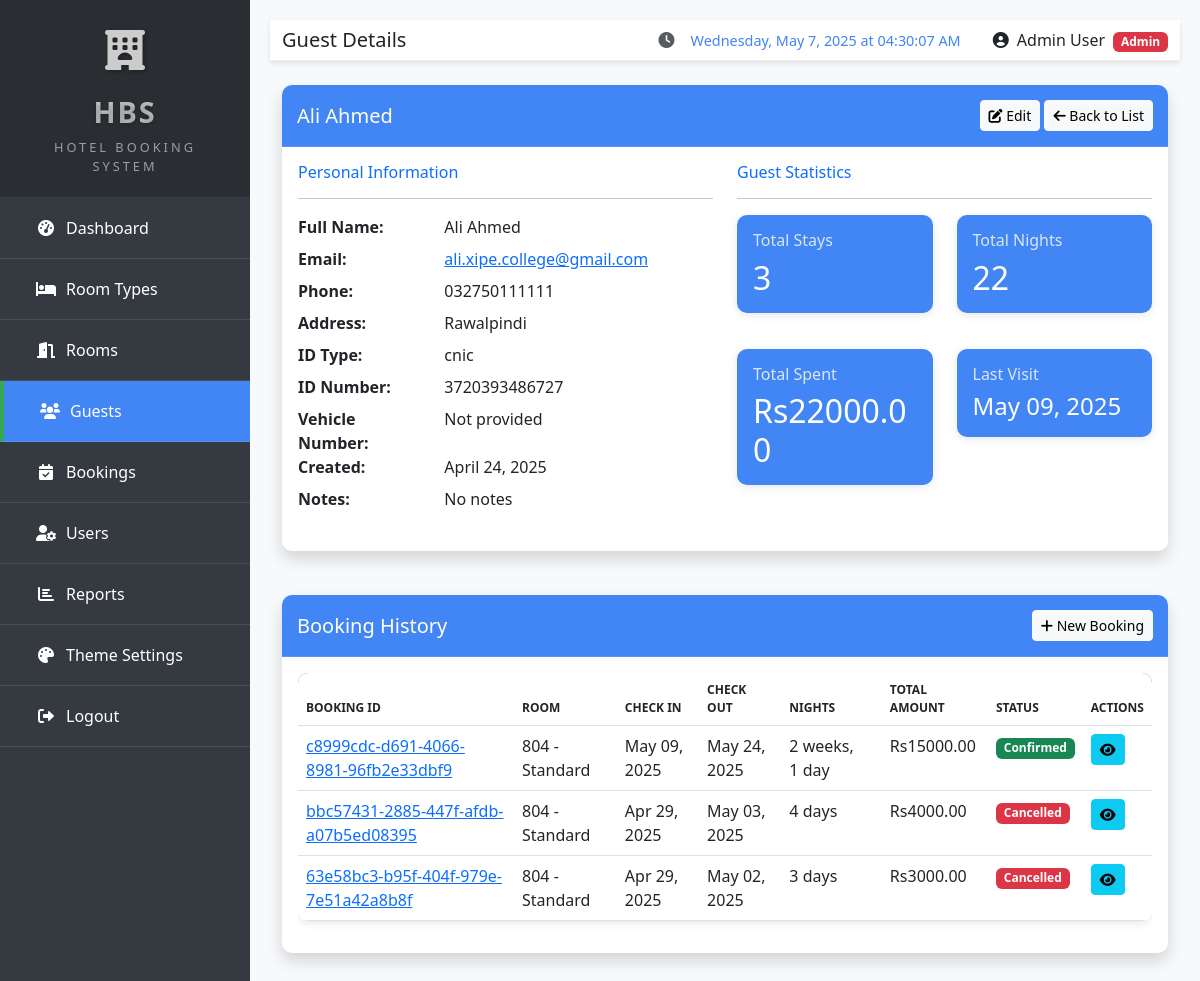
The app's page /hotel/guests/7/ (signed in), older data.
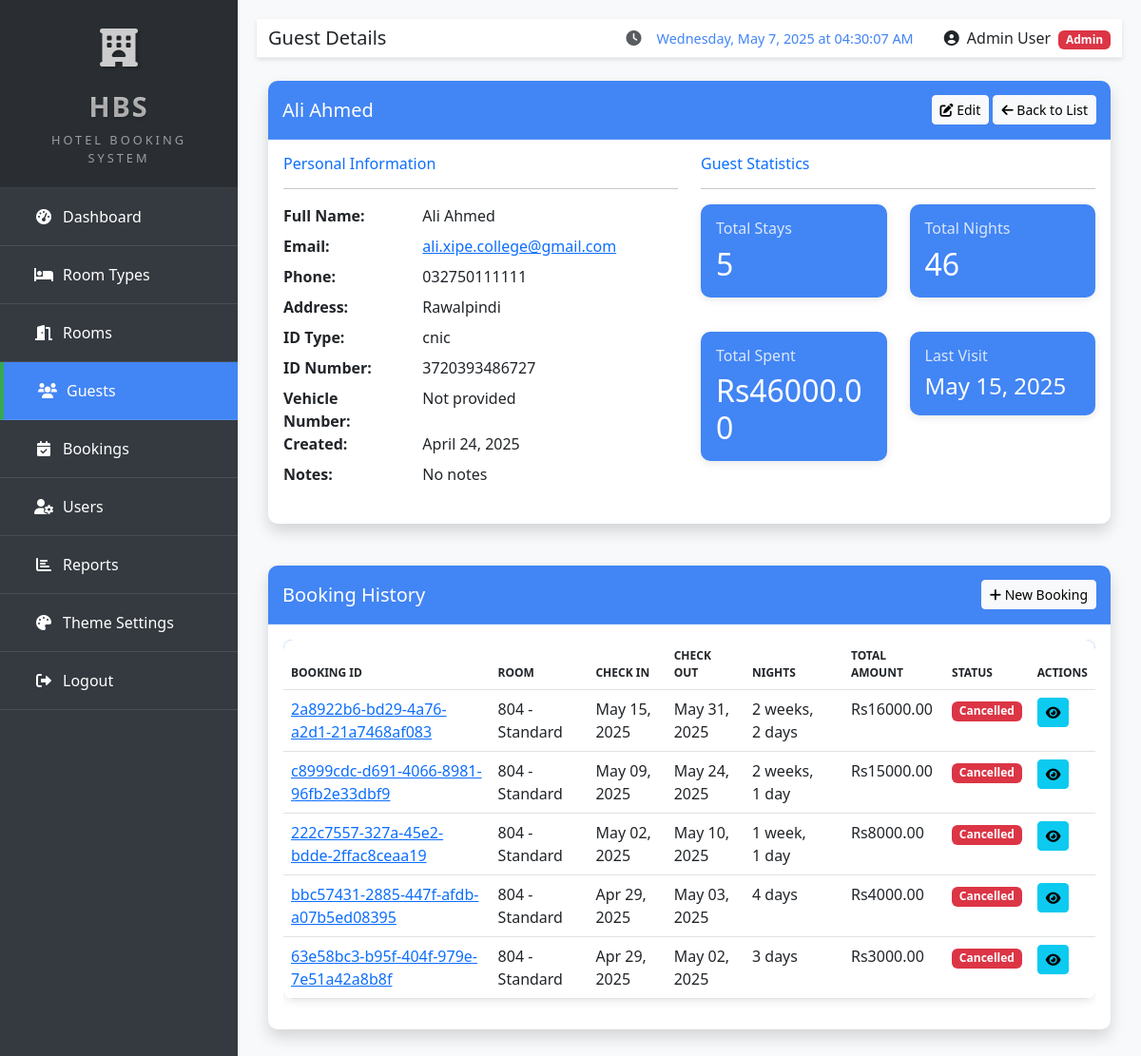
The same page, newer data.
### hotel/models.py (models this page shows, shortened)
class Booking(models.Model):
    STATUS_CHOICES = (
        ('confirmed', 'Confirmed'),
        ('checked_in', 'Checked In'),
        ('checked_out', 'Checked Out'),
        ('cancelled', 'Cancelled'),
        ('no_show', 'No Show'),
    )
    booking_id = models.UUIDField(default=uuid.uuid4, unique=True, editable=False)
    guest = models.ForeignKey(Guest, on_delete=models.CASCADE, related_name='bookings')
    room = models.ForeignKey(Room, on_delete=models.CASCADE, related_name='bookings')
    check_in_date = models.DateField()
    check_out_date = models.DateField()
    status = models.CharField(max_length=20, choices=STATUS_CHOICES, default='confirmed')
    adults = models.PositiveIntegerField(default=1)
    children = models.PositiveIntegerField(default=0)
    total_price = models.DecimalField(max_digits=10, decimal_places=2)
    payment_status = models.BooleanField(default=False)
    special_requests = models.TextField(blank=True)
    created_by = models.ForeignKey(User, on_delete=models.SET_NULL, null=True, related_name='created_bookings')
    created_at = models.DateTimeField(auto_now_add=True)
    updated_at = models.DateTimeField(auto_now=True)

class Room(models.Model):
    STATUS_CHOICES = (
        ('available', 'Available'),
        ('occupied', 'Occupied'),
        ('maintenance', 'Under Maintenance'),
        ('reserved', 'Reserved'),
    )
    number = models.CharField(max_length=10, unique=True)
    room_type = models.ForeignKey(RoomType, on_delete=models.CASCADE, related_name='rooms')
    status = models.CharField(max_length=20, choices=STATUS_CHOICES, default='available')
    floor = models.PositiveIntegerField()
    notes = models.TextField(blank=True)
    image = models.ImageField(upload_to='rooms/', blank=True, null=True, help_text='Upload a room photo')
    created_at = models.DateTimeField(auto_now_add=True)
    updated_at = models.DateTimeField(auto_now=True)

class RoomType(models.Model):
    name = models.CharField(max_length=100)
    description = models.TextField()
    price_per_night = models.DecimalField(max_digits=10, decimal_places=2)
    capacity = models.PositiveIntegerField(default=1)
    amenities = models.TextField(blank=True)
    created_at = models.DateTimeField(auto_now_add=True)
    updated_at = models.DateTimeField(auto_now=True)

### hotel/views.py (the view)
# urls.py: path('guests/<int:pk>/', views.guest_detail, name='guest_detail'),
@login_required
def guest_detail(request, pk):
    guest = get_object_or_404(Guest, pk=pk)
    bookings = Booking.objects.filter(guest=guest).order_by('-check_in_date')
    total_nights = 0
    total_spent = 0
    last_visit = None
    for booking in bookings:
        if booking.check_in_date and booking.check_out_date:
            nights = (booking.check_out_date - booking.check_in_date).days
            total_nights += nights
            total_spent += booking.total_price
            if not last_visit or booking.check_in_date > last_visit:
                last_visit = booking.check_in_date
    context = {
        'guest': guest,
        'bookings': bookings,
        'total_nights': total_nights,
        'total_spent': total_spent,
        'last_visit': last_visit
    }
    return render(request, 'hotel/guest_detail.html', context)

### hotel/context_processors.py (called while the page is built)
def theme_settings(request):
    if request.user.is_authenticated:
        try:
            from .models import ThemeSettings
            theme_settings, created = ThemeSettings.objects.get_or_create(user=request.user)
            return {'user_theme_settings': theme_settings}
        except Exception:
            pass
    return {'user_theme_settings': None}

def hotel_info(request):
    try:
        from .models import HotelInfo
        info = HotelInfo.get_info()
        return {'hotel_info': info}
    except Exception:
        pass
    return {'hotel_info': None}

### templates/hotel/guest_detail.html (shortened to what the changed rows need)
{% extends 'hotel/base.html' %}
{% block content %}
<div class="row">
    <div class="col-md-12 mb-4">
        <div class="card shadow">
            <div class="card-body">
                <div class="row">
                    <div class="col-md-6">
                        <div class="row">
                            <div class="col-md-6 mb-3">
                                <div class="card bg-primary text-white">
                                    <div class="card-body p-3">
                                        <h6 class="card-title">Total Stays</h6>
                                        <h2 class="mb-0">{{ bookings|length }}</h2>
                                    </div>
                                </div>
                            </div>
                            <div class="col-md-6 mb-3">
                                <div class="card bg-success text-white">
                                    <div class="card-body p-3">
                                        <h6 class="card-title">Total Nights</h6>
                                        <h2 class="mb-0">{{ total_nights }}</h2>
                                    </div>
                                </div>
                            </div>
                            <div class="col-md-6 mb-3">
                                <div class="card bg-info text-white">
                                    <div class="card-body p-3">
                                        <h6 class="card-title">Total Spent</h6>
                                        <h2 class="mb-0">Rs{{ total_spent }}</h2>
                                    </div>
                                </div>
                            </div>
                            <div class="col-md-6 mb-3">
                                <div class="card bg-warning text-white">
                                    <div class="card-body p-3">
                                        <h6 class="card-title">Last Visit</h6>
                                        <h4 class="mb-0">{{ last_visit|date:"M d, Y"|default:"N/A" }}</h4>
                                    </div>
                                </div>
                            </div>
                        </div>
                    </div>
                </div>
            </div>
        </div>
    </div>
    <div class="col-md-12">
        <div class="card shadow">
            <div class="card-body">
                {% if bookings %}
                <div class="table-responsive">
                    <table class="table table-hover">
                        <thead>
                            <tr>
                                <th>Booking ID</th>
                                <th>Room</th>
                                <th>Check In</th>
                                <th>Check Out</th>
                                <th>Nights</th>
                                <th>Total Amount</th>
                                <th>Status</th>
                                <th>Actions</th>
                            </tr>
                        </thead>
                        <tbody>
                            {% for booking in bookings %}
                            <tr>
                                <td><a href="{% url 'booking_detail' booking.id %}">{{ booking.booking_id }}</a></td>
                                <td>{{ booking.room.number }} - {{ booking.room.room_type.name }}</td>
                                <td>{{ booking.check_in_date|date:"M d, Y" }}</td>
                                <td>{{ booking.check_out_date|date:"M d, Y" }}</td>
                                <td>{{ booking.check_out_date|timeuntil:booking.check_in_date|default:"-" }}</td>
                                <td>Rs{{ booking.total_price }}</td>
                                <td>
                                    {% if booking.status == 'confirmed' %}
                                    <span class="badge bg-success">Confirmed</span>
                                    {% elif booking.status == 'checked_in' %}
                                    <span class="badge bg-primary">Checked In</span>
                                    {% elif booking.status == 'checked_out' %}
                                    <span class="badge bg-secondary">Checked Out</span>
                                    {% elif booking.status == 'cancelled' %}
                                    <span class="badge bg-danger">Cancelled</span>
                                    {% elif booking.status == 'no_show' %}
                                    <span class="badge bg-dark">No Show</span>
                                    {% else %}
                                    <span class="badge bg-warning">Pending</span>
                                    {% endif %}
                                </td>
                                <td>
                                    <a href="{% url 'booking_detail' booking.id %}" class="btn btn-sm btn-info">
                                        <i class="fa fa-eye"></i>
                                    </a>
                                </td>
                            </tr>
                            {% endfor %}
                        </tbody>
                    </table>
                </div>
                {% else %}
                <div class="alert alert-info">
                    This guest has no booking history yet.
                </div>
                {% endif %}
            </div>
        </div>
    </div>
</div>
{% endblock %}

Row changes from the older to the newer data that the page shows:
added Booking: check_in_date "May 15, 2025", booking_id "2a8922b6-bd29-4a76-a2d1-21a7468af083", room.number "804", room.room_type.name "Standard", check_out_date "May 31, 2025", check_out_date "2 weeks, 2 days", total_price "16000.00", status "Cancelled"
changed Booking "c8999cdc-d691-4066-8981-96fb2e33dbf9": status "Confirmed" → "Cancelled"
added Booking: booking_id "222c7557-327a-45e2-bdde-2ffac8ceaa19", room.number "804", room.room_type.name "Standard", check_in_date "May 02, 2025", check_out_date "May 10, 2025", check_out_date "1 week, 1 day", total_price "8000.00", status "Cancelled"
Text that changed along with them:
{{ bookings|length }}: "3" → "5"
{{ total_nights }}: "22" → "46"
{{ total_spent }}: "22000.00" → "46000.00"
{{ last_visit|date:"M d, Y"|default:"N/A" }}: "May 09, 2025" → "May 15, 2025"
